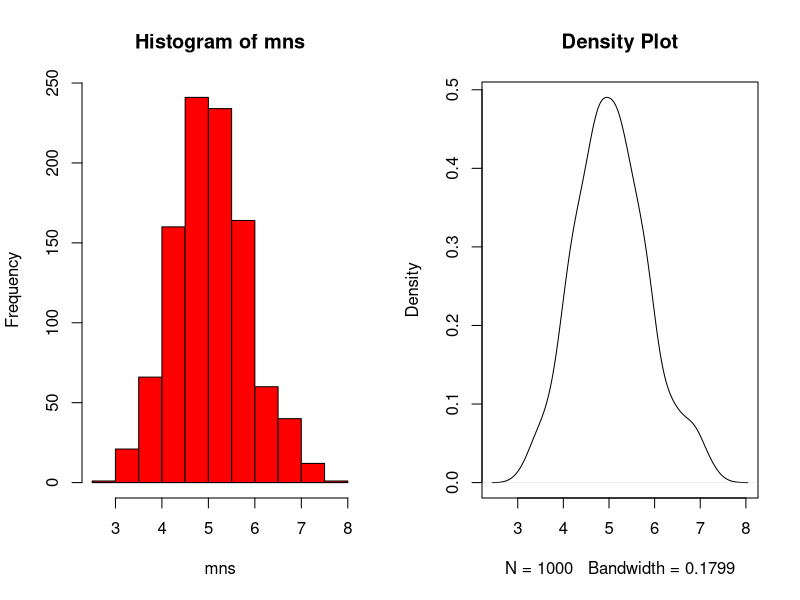
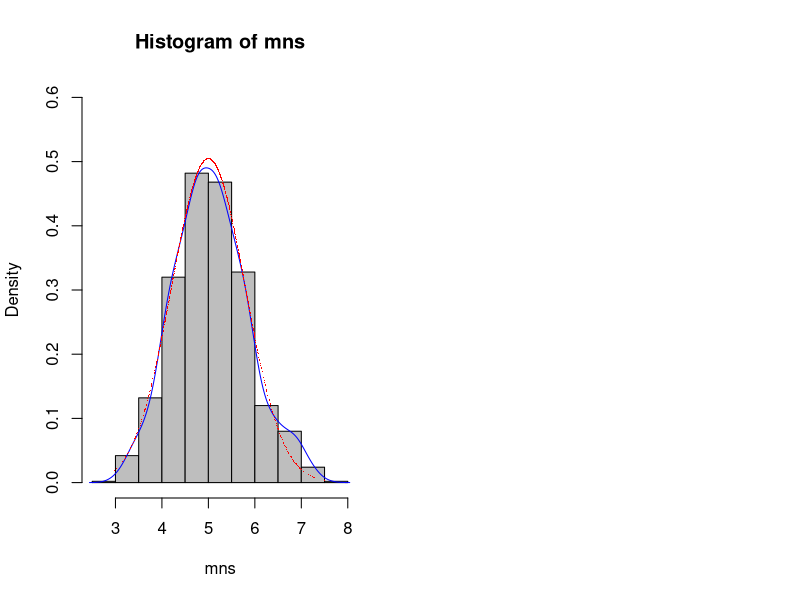

Recreate these plots in R, in order.
## ---- chunk 1
library(ggplot2)
set.seed(1337)
mns = NULL
l=0.2
for (i in 1 : 1000) mns = c(mns, mean(rexp(40,l)))
## ---- chunk 2
par(mfrow=c(1,2))
hist(mns,col='red')
plot(density(mns),main='Density Plot')
## ---- chunk 3
expected_average = 1/l
expected_average
actual_average = mean(mns)
actual_average
## ---- chunk 4
expected_var = (1/l)^2/(40)
expected_var
actual_var   = var(mns)
actual_var
## ---- chunk 5
hist(mns,prob=TRUE,col='grey',ylim=c(0,.6))
lines(density(mns),col='blue')
points(mns,dnorm(mns,5,sqrt(.625)),col='red',pch='.')
